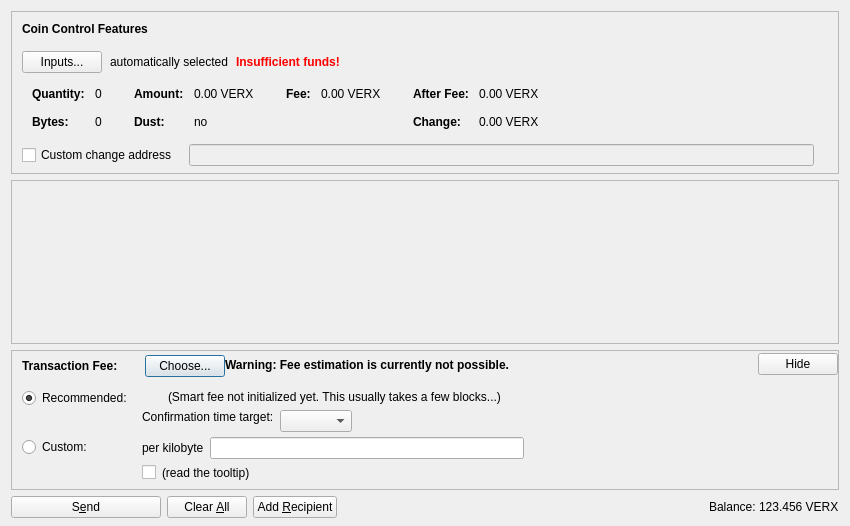
<?xml version="1.0" encoding="UTF-8"?>
<ui version="4.0">
 <class>SendCoinsDialog</class>
 <widget class="QDialog" name="SendCoinsDialog">
  <property name="geometry">
   <rect>
    <x>0</x>
    <y>0</y>
    <width>850</width>
    <height>526</height>
   </rect>
  </property>
  <property name="windowTitle">
   <string>Send Coins</string>
  </property>
  <layout class="QVBoxLayout" name="verticalLayout" stretch="0,1,0,0">
   <property name="bottomMargin">
    <number>8</number>
   </property>
   <item>
    <widget class="QFrame" name="frameCoinControl">
     <property name="sizePolicy">
      <sizepolicy hsizetype="Expanding" vsizetype="Expanding">
       <horstretch>0</horstretch>
       <verstretch>0</verstretch>
      </sizepolicy>
     </property>
     <property name="maximumSize">
      <size>
       <width>16777215</width>
       <height>16777215</height>
      </size>
     </property>
     <property name="frameShape">
      <enum>QFrame::StyledPanel</enum>
     </property>
     <property name="frameShadow">
      <enum>QFrame::Sunken</enum>
     </property>
     <layout class="QVBoxLayout" name="verticalLayoutCoinControl2">
      <property name="spacing">
       <number>0</number>
      </property>
      <property name="leftMargin">
       <number>0</number>
      </property>
      <property name="topMargin">
       <number>0</number>
      </property>
      <property name="rightMargin">
       <number>0</number>
      </property>
      <property name="bottomMargin">
       <number>6</number>
      </property>
      <item>
       <layout class="QVBoxLayout" name="verticalLayoutCoinControl" stretch="0,0,0,0,1">
        <property name="spacing">
         <number>0</number>
        </property>
        <property name="leftMargin">
         <number>10</number>
        </property>
        <property name="topMargin">
         <number>10</number>
        </property>
        <item>
         <layout class="QHBoxLayout" name="horizontalLayoutCoinControl1">
          <property name="bottomMargin">
           <number>15</number>
          </property>
          <item>
           <widget class="QLabel" name="labelCoinControlFeatures">
            <property name="sizePolicy">
             <sizepolicy hsizetype="Preferred" vsizetype="Maximum">
              <horstretch>0</horstretch>
              <verstretch>0</verstretch>
             </sizepolicy>
            </property>
            <property name="font">
             <font>
              <weight>75</weight>
              <bold>true</bold>
             </font>
            </property>
            <property name="styleSheet">
             <string notr="true">font-weight:bold;</string>
            </property>
            <property name="text">
             <string>Coin Control Features</string>
            </property>
           </widget>
          </item>
         </layout>
        </item>
        <item>
         <layout class="QHBoxLayout" name="horizontalLayoutCoinControl2" stretch="0,0,0,0">
          <property name="spacing">
           <number>8</number>
          </property>
          <property name="bottomMargin">
           <number>10</number>
          </property>
          <item>
           <widget class="QPushButton" name="pushButtonCoinControl">
            <property name="styleSheet">
             <string notr="true"/>
            </property>
            <property name="text">
             <string>Inputs...</string>
            </property>
            <property name="autoDefault">
             <bool>false</bool>
            </property>
           </widget>
          </item>
          <item>
           <widget class="QLabel" name="labelCoinControlAutomaticallySelected">
            <property name="text">
             <string>automatically selected</string>
            </property>
            <property name="margin">
             <number>5</number>
            </property>
           </widget>
          </item>
          <item>
           <widget class="QLabel" name="labelCoinControlInsuffFunds">
            <property name="font">
             <font>
              <weight>75</weight>
              <bold>true</bold>
             </font>
            </property>
            <property name="styleSheet">
             <string notr="true">color:red;font-weight:bold;</string>
            </property>
            <property name="text">
             <string>Insufficient funds!</string>
            </property>
            <property name="margin">
             <number>5</number>
            </property>
           </widget>
          </item>
          <item>
           <spacer name="horizontalSpacerCoinControl">
            <property name="orientation">
             <enum>Qt::Horizontal</enum>
            </property>
            <property name="sizeHint" stdset="0">
             <size>
              <width>40</width>
              <height>1</height>
             </size>
            </property>
           </spacer>
          </item>
         </layout>
        </item>
        <item>
         <widget class="QWidget" name="widgetCoinControl" native="true">
          <property name="sizePolicy">
           <sizepolicy hsizetype="Preferred" vsizetype="Preferred">
            <horstretch>0</horstretch>
            <verstretch>0</verstretch>
           </sizepolicy>
          </property>
          <property name="minimumSize">
           <size>
            <width>0</width>
            <height>0</height>
           </size>
          </property>
          <property name="styleSheet">
           <string notr="true"/>
          </property>
          <layout class="QHBoxLayout" name="horizontalLayoutCoinControl5">
           <property name="leftMargin">
            <number>0</number>
           </property>
           <property name="topMargin">
            <number>0</number>
           </property>
           <property name="rightMargin">
            <number>0</number>
           </property>
           <property name="bottomMargin">
            <number>0</number>
           </property>
           <item>
            <layout class="QHBoxLayout" name="horizontalLayoutCoinControl3" stretch="0,0,0,1">
             <property name="spacing">
              <number>20</number>
             </property>
             <property name="topMargin">
              <number>0</number>
             </property>
             <property name="bottomMargin">
              <number>10</number>
             </property>
             <item>
              <layout class="QFormLayout" name="formLayoutCoinControl1">
               <property name="horizontalSpacing">
                <number>10</number>
               </property>
               <property name="verticalSpacing">
                <number>14</number>
               </property>
               <property name="leftMargin">
                <number>10</number>
               </property>
               <property name="topMargin">
                <number>4</number>
               </property>
               <property name="rightMargin">
                <number>6</number>
               </property>
               <item row="0" column="0">
                <widget class="QLabel" name="labelCoinControlQuantityText">
                 <property name="font">
                  <font>
                   <weight>75</weight>
                   <bold>true</bold>
                  </font>
                 </property>
                 <property name="text">
                  <string>Quantity:</string>
                 </property>
                 <property name="margin">
                  <number>0</number>
                 </property>
                </widget>
               </item>
               <item row="0" column="1">
                <widget class="QLabel" name="labelCoinControlQuantity">
                 <property name="cursor">
                  <cursorShape>IBeamCursor</cursorShape>
                 </property>
                 <property name="contextMenuPolicy">
                  <enum>Qt::ActionsContextMenu</enum>
                 </property>
                 <property name="text">
                  <string notr="true">0</string>
                 </property>
                 <property name="margin">
                  <number>0</number>
                 </property>
                 <property name="textInteractionFlags">
                  <set>Qt::LinksAccessibleByMouse|Qt::TextSelectableByKeyboard|Qt::TextSelectableByMouse</set>
                 </property>
                </widget>
               </item>
               <item row="1" column="0">
                <widget class="QLabel" name="labelCoinControlBytesText">
                 <property name="font">
                  <font>
                   <weight>75</weight>
                   <bold>true</bold>
                  </font>
                 </property>
                 <property name="text">
                  <string>Bytes:</string>
                 </property>
                </widget>
               </item>
               <item row="1" column="1">
                <widget class="QLabel" name="labelCoinControlBytes">
                 <property name="cursor">
                  <cursorShape>IBeamCursor</cursorShape>
                 </property>
                 <property name="contextMenuPolicy">
                  <enum>Qt::ActionsContextMenu</enum>
                 </property>
                 <property name="text">
                  <string notr="true">0</string>
                 </property>
                 <property name="textInteractionFlags">
                  <set>Qt::LinksAccessibleByMouse|Qt::TextSelectableByKeyboard|Qt::TextSelectableByMouse</set>
                 </property>
                </widget>
               </item>
              </layout>
             </item>
             <item>
              <layout class="QFormLayout" name="formLayoutCoinControl2">
               <property name="horizontalSpacing">
                <number>10</number>
               </property>
               <property name="verticalSpacing">
                <number>14</number>
               </property>
               <property name="leftMargin">
                <number>6</number>
               </property>
               <property name="topMargin">
                <number>4</number>
               </property>
               <property name="rightMargin">
                <number>6</number>
               </property>
               <item row="0" column="0">
                <widget class="QLabel" name="labelCoinControlAmountText">
                 <property name="font">
                  <font>
                   <weight>75</weight>
                   <bold>true</bold>
                  </font>
                 </property>
                 <property name="text">
                  <string>Amount:</string>
                 </property>
                 <property name="margin">
                  <number>0</number>
                 </property>
                </widget>
               </item>
               <item row="0" column="1">
                <widget class="QLabel" name="labelCoinControlAmount">
                 <property name="cursor">
                  <cursorShape>IBeamCursor</cursorShape>
                 </property>
                 <property name="contextMenuPolicy">
                  <enum>Qt::ActionsContextMenu</enum>
                 </property>
                 <property name="text">
                  <string notr="true">0.00 VERX</string>
                 </property>
                 <property name="textInteractionFlags">
                  <set>Qt::LinksAccessibleByMouse|Qt::TextSelectableByKeyboard|Qt::TextSelectableByMouse</set>
                 </property>
                </widget>
               </item>
               <item row="1" column="0">
                <widget class="QLabel" name="labelCoinControlLowOutputText">
                 <property name="font">
                  <font>
                   <weight>75</weight>
                   <bold>true</bold>
                  </font>
                 </property>
                 <property name="text">
                  <string>Dust:</string>
                 </property>
                </widget>
               </item>
               <item row="1" column="1">
                <widget class="QLabel" name="labelCoinControlLowOutput">
                 <property name="cursor">
                  <cursorShape>IBeamCursor</cursorShape>
                 </property>
                 <property name="contextMenuPolicy">
                  <enum>Qt::ActionsContextMenu</enum>
                 </property>
                 <property name="text">
                  <string notr="true">no</string>
                 </property>
                 <property name="textInteractionFlags">
                  <set>Qt::LinksAccessibleByMouse|Qt::TextSelectableByKeyboard|Qt::TextSelectableByMouse</set>
                 </property>
                </widget>
               </item>
              </layout>
             </item>
             <item>
              <layout class="QFormLayout" name="formLayoutCoinControl3">
               <property name="horizontalSpacing">
                <number>10</number>
               </property>
               <property name="verticalSpacing">
                <number>14</number>
               </property>
               <property name="leftMargin">
                <number>6</number>
               </property>
               <property name="topMargin">
                <number>4</number>
               </property>
               <property name="rightMargin">
                <number>6</number>
               </property>
               <item row="0" column="0">
                <widget class="QLabel" name="labelCoinControlFeeText">
                 <property name="font">
                  <font>
                   <weight>75</weight>
                   <bold>true</bold>
                  </font>
                 </property>
                 <property name="text">
                  <string>Fee:</string>
                 </property>
                 <property name="margin">
                  <number>0</number>
                 </property>
                </widget>
               </item>
               <item row="0" column="1">
                <widget class="QLabel" name="labelCoinControlFee">
                 <property name="cursor">
                  <cursorShape>IBeamCursor</cursorShape>
                 </property>
                 <property name="contextMenuPolicy">
                  <enum>Qt::ActionsContextMenu</enum>
                 </property>
                 <property name="text">
                  <string notr="true">0.00 VERX</string>
                 </property>
                 <property name="textInteractionFlags">
                  <set>Qt::LinksAccessibleByMouse|Qt::TextSelectableByKeyboard|Qt::TextSelectableByMouse</set>
                 </property>
                </widget>
               </item>
              </layout>
             </item>
             <item>
              <layout class="QFormLayout" name="formLayoutCoinControl4">
               <property name="horizontalSpacing">
                <number>10</number>
               </property>
               <property name="verticalSpacing">
                <number>14</number>
               </property>
               <property name="leftMargin">
                <number>6</number>
               </property>
               <property name="topMargin">
                <number>4</number>
               </property>
               <property name="rightMargin">
                <number>6</number>
               </property>
               <item row="0" column="0">
                <widget class="QLabel" name="labelCoinControlAfterFeeText">
                 <property name="font">
                  <font>
                   <weight>75</weight>
                   <bold>true</bold>
                  </font>
                 </property>
                 <property name="text">
                  <string>After Fee:</string>
                 </property>
                 <property name="margin">
                  <number>0</number>
                 </property>
                </widget>
               </item>
               <item row="0" column="1">
                <widget class="QLabel" name="labelCoinControlAfterFee">
                 <property name="cursor">
                  <cursorShape>IBeamCursor</cursorShape>
                 </property>
                 <property name="contextMenuPolicy">
                  <enum>Qt::ActionsContextMenu</enum>
                 </property>
                 <property name="text">
                  <string notr="true">0.00 VERX</string>
                 </property>
                 <property name="textInteractionFlags">
                  <set>Qt::LinksAccessibleByMouse|Qt::TextSelectableByKeyboard|Qt::TextSelectableByMouse</set>
                 </property>
                </widget>
               </item>
               <item row="1" column="0">
                <widget class="QLabel" name="labelCoinControlChangeText">
                 <property name="font">
                  <font>
                   <weight>75</weight>
                   <bold>true</bold>
                  </font>
                 </property>
                 <property name="text">
                  <string>Change:</string>
                 </property>
                </widget>
               </item>
               <item row="1" column="1">
                <widget class="QLabel" name="labelCoinControlChange">
                 <property name="cursor">
                  <cursorShape>IBeamCursor</cursorShape>
                 </property>
                 <property name="contextMenuPolicy">
                  <enum>Qt::ActionsContextMenu</enum>
                 </property>
                 <property name="text">
                  <string notr="true">0.00 VERX</string>
                 </property>
                 <property name="textInteractionFlags">
                  <set>Qt::LinksAccessibleByMouse|Qt::TextSelectableByKeyboard|Qt::TextSelectableByMouse</set>
                 </property>
                </widget>
               </item>
              </layout>
             </item>
            </layout>
           </item>
          </layout>
         </widget>
        </item>
        <item>
         <layout class="QHBoxLayout" name="horizontalLayoutCoinControl4" stretch="0,0,0">
          <property name="spacing">
           <number>12</number>
          </property>
          <property name="sizeConstraint">
           <enum>QLayout::SetDefaultConstraint</enum>
          </property>
          <property name="topMargin">
           <number>5</number>
          </property>
          <property name="rightMargin">
           <number>5</number>
          </property>
          <item>
           <widget class="QCheckBox" name="checkBoxCoinControlChange">
            <property name="toolTip">
             <string>If this is activated, but the change address is empty or invalid, change will be sent to a newly generated address.</string>
            </property>
            <property name="text">
             <string>Custom change address</string>
            </property>
           </widget>
          </item>
          <item>
           <widget class="QValidatedLineEdit" name="lineEditCoinControlChange">
            <property name="enabled">
             <bool>false</bool>
            </property>
            <property name="sizePolicy">
             <sizepolicy hsizetype="Expanding" vsizetype="Fixed">
              <horstretch>0</horstretch>
              <verstretch>0</verstretch>
             </sizepolicy>
            </property>
           </widget>
          </item>
          <item>
           <widget class="QLabel" name="labelCoinControlChangeLabel">
            <property name="sizePolicy">
             <sizepolicy hsizetype="Preferred" vsizetype="Expanding">
              <horstretch>0</horstretch>
              <verstretch>0</verstretch>
             </sizepolicy>
            </property>
            <property name="minimumSize">
             <size>
              <width>0</width>
              <height>0</height>
             </size>
            </property>
            <property name="text">
             <string/>
            </property>
            <property name="margin">
             <number>3</number>
            </property>
           </widget>
          </item>
         </layout>
        </item>
        <item>
         <spacer name="verticalSpacerCoinControl">
          <property name="orientation">
           <enum>Qt::Vertical</enum>
          </property>
          <property name="sizeHint" stdset="0">
           <size>
            <width>800</width>
            <height>1</height>
           </size>
          </property>
         </spacer>
        </item>
       </layout>
      </item>
     </layout>
    </widget>
   </item>
   <item>
    <widget class="QScrollArea" name="scrollArea">
     <property name="widgetResizable">
      <bool>true</bool>
     </property>
     <widget class="QWidget" name="scrollAreaWidgetContents">
      <property name="geometry">
       <rect>
        <x>0</x>
        <y>0</y>
        <width>830</width>
        <height>104</height>
       </rect>
      </property>
      <layout class="QVBoxLayout" name="verticalLayout_2" stretch="0,1">
       <property name="leftMargin">
        <number>0</number>
       </property>
       <property name="topMargin">
        <number>0</number>
       </property>
       <property name="rightMargin">
        <number>0</number>
       </property>
       <property name="bottomMargin">
        <number>0</number>
       </property>
       <item>
        <layout class="QVBoxLayout" name="entries">
         <property name="spacing">
          <number>6</number>
         </property>
        </layout>
       </item>
       <item>
        <spacer name="verticalSpacer">
         <property name="orientation">
          <enum>Qt::Vertical</enum>
         </property>
         <property name="sizeHint" stdset="0">
          <size>
           <width>20</width>
           <height>40</height>
          </size>
         </property>
        </spacer>
       </item>
      </layout>
     </widget>
    </widget>
   </item>
   <item>
    <widget class="QFrame" name="frameFee">
     <property name="sizePolicy">
      <sizepolicy hsizetype="Expanding" vsizetype="Expanding">
       <horstretch>0</horstretch>
       <verstretch>0</verstretch>
      </sizepolicy>
     </property>
     <property name="maximumSize">
      <size>
       <width>16777215</width>
       <height>16777215</height>
      </size>
     </property>
     <property name="frameShape">
      <enum>QFrame::StyledPanel</enum>
     </property>
     <property name="frameShadow">
      <enum>QFrame::Sunken</enum>
     </property>
     <layout class="QVBoxLayout" name="verticalLayoutFee1">
      <property name="spacing">
       <number>0</number>
      </property>
      <property name="leftMargin">
       <number>0</number>
      </property>
      <property name="topMargin">
       <number>0</number>
      </property>
      <property name="rightMargin">
       <number>0</number>
      </property>
      <property name="bottomMargin">
       <number>0</number>
      </property>
      <item>
       <layout class="QVBoxLayout" name="verticalLayoutFee2" stretch="0,0,0">
        <property name="spacing">
         <number>0</number>
        </property>
        <property name="leftMargin">
         <number>10</number>
        </property>
        <property name="topMargin">
         <number>0</number>
        </property>
        <item>
         <layout class="QHBoxLayout" name="horizontalLayoutFee1">
          <property name="bottomMargin">
           <number>0</number>
          </property>
          <item>
           <layout class="QVBoxLayout" name="verticalLayoutFee7">
            <property name="spacing">
             <number>0</number>
            </property>
            <item>
             <spacer name="verticalSpacerSmartFee">
              <property name="orientation">
               <enum>Qt::Vertical</enum>
              </property>
              <property name="sizeType">
               <enum>QSizePolicy::Fixed</enum>
              </property>
              <property name="sizeHint" stdset="0">
               <size>
                <width>1</width>
                <height>4</height>
               </size>
              </property>
             </spacer>
            </item>
            <item>
             <layout class="QHBoxLayout" name="horizontalLayoutSmartFee">
              <property name="spacing">
               <number>10</number>
              </property>
              <item>
               <widget class="QLabel" name="labelFeeHeadline">
                <property name="sizePolicy">
                 <sizepolicy hsizetype="Preferred" vsizetype="Maximum">
                  <horstretch>0</horstretch>
                  <verstretch>0</verstretch>
                 </sizepolicy>
                </property>
                <property name="font">
                 <font>
                  <weight>75</weight>
                  <bold>true</bold>
                 </font>
                </property>
                <property name="styleSheet">
                 <string notr="true">font-weight:bold;</string>
                </property>
                <property name="text">
                 <string>Transaction Fee:</string>
                </property>
               </widget>
              </item>
              <item>
               <widget class="QLabel" name="labelFeeMinimized">
                <property name="text">
                 <string/>
                </property>
               </widget>
              </item>
              <item>
               <widget class="QPushButton" name="buttonChooseFee">
                <property name="text">
                 <string>Choose...</string>
                </property>
               </widget>
              </item>
             </layout>
            </item>
            <item>
             <spacer name="verticalSpacer_5">
              <property name="orientation">
               <enum>Qt::Vertical</enum>
              </property>
              <property name="sizeHint" stdset="0">
               <size>
                <width>1</width>
                <height>1</height>
               </size>
              </property>
             </spacer>
            </item>
           </layout>
          </item>
          <item>
           <widget class="QLabel" name="fallbackFeeWarningLabel">
            <property name="toolTip">
             <string>Using the fallbackfee can result in sending a transaction that will take several hours or days (or never) to confirm. Consider choosing your fee manually or wait until you have validated the complete chain.</string>
            </property>
            <property name="font">
            <font>
                <weight>75</weight>
                <bold>true</bold>
            </font>
            </property>
            <property name="text">
             <string>Warning: Fee estimation is currently not possible.</string>
            </property>
            <property name="wordWrap">
             <bool>false</bool>
            </property>
           </widget>
          </item>
          <item>
           <spacer name="horizontalSpacer_4">
            <property name="orientation">
             <enum>Qt::Horizontal</enum>
            </property>
            <property name="sizeType">
             <enum>QSizePolicy::MinimumExpanding</enum>
            </property>
            <property name="sizeHint" stdset="0">
             <size>
              <width>40</width>
              <height>20</height>
             </size>
            </property>
           </spacer>
          </item>
          <item>
           <widget class="QPushButton" name="buttonMinimizeFee">
            <property name="toolTip">
             <string>collapse fee-settings</string>
            </property>
            <property name="text">
             <string>Hide</string>
            </property>
           </widget>
          </item>
         </layout>
        </item>
        <item>
         <widget class="QFrame" name="frameFeeSelection">
          <layout class="QVBoxLayout" name="verticalLayoutFee12">
           <property name="spacing">
            <number>0</number>
           </property>
           <property name="leftMargin">
            <number>0</number>
           </property>
           <property name="topMargin">
            <number>0</number>
           </property>
           <property name="rightMargin">
            <number>0</number>
           </property>
           <property name="bottomMargin">
            <number>0</number>
           </property>
           <item>
            <layout class="QGridLayout" name="gridLayoutFee">
             <property name="topMargin">
              <number>10</number>
             </property>
             <property name="bottomMargin">
              <number>4</number>
             </property>
             <property name="horizontalSpacing">
              <number>10</number>
             </property>
             <property name="verticalSpacing">
              <number>4</number>
             </property>
             <item row="1" column="1">
              <layout class="QVBoxLayout" name="verticalLayoutFee8">
               <property name="spacing">
                <number>6</number>
               </property>
               <item>
                <layout class="QHBoxLayout" name="horizontalLayoutFee13">
                 <item>
                  <widget class="QLabel" name="labelCustomPerKilobyte">
                   <property name="toolTip">
                    <string>If the custom fee is set to 1000 satoshis and the transaction is only 250 bytes, then &quot;per kilobyte&quot; only pays 250 satoshis in fee, while &quot;total at least&quot; pays 1000 satoshis. For transactions bigger than a kilobyte both pay by kilobyte.</string>
                   </property>
                   <property name="text">
                    <string>per kilobyte</string>
                   </property>
                  </widget>
                 </item>
                 <item>
                  <widget class="BitcoinAmountField" name="customFee"/>
                 </item>
                 <item>
                  <spacer name="horizontalSpacer_6">
                   <property name="orientation">
                    <enum>Qt::Horizontal</enum>
                   </property>
                   <property name="sizeHint" stdset="0">
                    <size>
                     <width>1</width>
                     <height>1</height>
                    </size>
                   </property>
                  </spacer>
                 </item>
                </layout>
               </item>
               <item>
                <layout class="QHBoxLayout" name="horizontalLayoutFee8">
                 <item>
                  <widget class="QCheckBox" name="checkBoxMinimumFee">
                   <property name="toolTip">
                    <string>Paying only the minimum fee is just fine as long as there is less transaction volume than space in the blocks. But be aware that this can end up in a never confirming transaction once there is more demand for litecoin transactions than the network can process.</string>
                   </property>
                   <property name="text">
                    <string/>
                   </property>
                  </widget>
                 </item>
                 <item>
                  <widget class="QLabel" name="labelMinFeeWarning">
                   <property name="enabled">
                    <bool>true</bool>
                   </property>
                   <property name="toolTip">
                    <string>Paying only the minimum fee is just fine as long as there is less transaction volume than space in the blocks. But be aware that this can end up in a never confirming transaction once there is more demand for litecoin transactions than the network can process.</string>
                   </property>
                   <property name="text">
                    <string>(read the tooltip)</string>
                   </property>
                   <property name="margin">
                    <number>5</number>
                   </property>
                  </widget>
                 </item>
                 <item>
                  <spacer name="horizontalSpacer_2">
                   <property name="orientation">
                    <enum>Qt::Horizontal</enum>
                   </property>
                   <property name="sizeHint" stdset="0">
                    <size>
                     <width>1</width>
                     <height>1</height>
                    </size>
                   </property>
                  </spacer>
                 </item>
                </layout>
               </item>
              </layout>
             </item>
             <item row="0" column="0">
              <layout class="QVBoxLayout" name="verticalLayoutFee4" stretch="0,1">
               <item>
                <widget class="QRadioButton" name="radioSmartFee">
                 <property name="text">
                  <string>Recommended:</string>
                 </property>
                 <property name="checked">
                  <bool>true</bool>
                 </property>
                 <attribute name="buttonGroup">
                  <string notr="true">groupFee</string>
                 </attribute>
                </widget>
               </item>
               <item>
                <spacer name="verticalSpacer_2">
                 <property name="orientation">
                  <enum>Qt::Vertical</enum>
                 </property>
                 <property name="sizeHint" stdset="0">
                  <size>
                   <width>1</width>
                   <height>1</height>
                  </size>
                 </property>
                </spacer>
               </item>
              </layout>
             </item>
             <item row="1" column="0">
              <layout class="QVBoxLayout" name="verticalLayoutFee9" stretch="0,1">
               <item>
                <widget class="QRadioButton" name="radioCustomFee">
                 <property name="text">
                  <string>Custom:</string>
                 </property>
                 <attribute name="buttonGroup">
                  <string notr="true">groupFee</string>
                 </attribute>
                </widget>
               </item>
               <item>
                <spacer name="verticalSpacer_6">
                 <property name="orientation">
                  <enum>Qt::Vertical</enum>
                 </property>
                 <property name="sizeHint" stdset="0">
                  <size>
                   <width>1</width>
                   <height>1</height>
                  </size>
                 </property>
                </spacer>
               </item>
              </layout>
             </item>
             <item row="0" column="1">
              <layout class="QVBoxLayout" name="verticalLayoutFee3" stretch="0,0,1">
               <property name="spacing">
                <number>6</number>
               </property>
               <property name="topMargin">
                <number>2</number>
               </property>
               <item>
                <layout class="QHBoxLayout" name="horizontalLayoutFee12">
                 <item>
                  <widget class="QLabel" name="labelSmartFee">
                   <property name="text">
                    <string/>
                   </property>
                   <property name="margin">
                    <number>2</number>
                   </property>
                  </widget>
                 </item>
                 <item>
                  <widget class="QLabel" name="labelFeeEstimation">
                   <property name="text">
                    <string/>
                   </property>
                  </widget>
                 </item>
                 <item>
                  <widget class="QLabel" name="labelSmartFee2">
                   <property name="text">
                    <string>(Smart fee not initialized yet. This usually takes a few blocks...)</string>
                   </property>
                   <property name="margin">
                    <number>2</number>
                   </property>
                  </widget>
                 </item>
                 <item>
                  <spacer name="horizontalSpacer_5">
                   <property name="orientation">
                    <enum>Qt::Horizontal</enum>
                   </property>
                   <property name="sizeHint" stdset="0">
                    <size>
                     <width>1</width>
                     <height>1</height>
                    </size>
                   </property>
                  </spacer>
                 </item>
                </layout>
               </item>
               <item>
                <layout class="QHBoxLayout" name="horizontalLayoutFee9">
                 <item>
                  <layout class="QVBoxLayout" name="verticalLayoutFee6">
                   <item>
                    <widget class="QLabel" name="labelSmartFee3">
                     <property name="text">
                      <string>Confirmation time target:</string>
                     </property>
                     <property name="margin">
                      <number>2</number>
                     </property>
                    </widget>
                   </item>
                   <item>
                    <spacer name="verticalSpacer_3">
                     <property name="orientation">
                      <enum>Qt::Vertical</enum>
                     </property>
                     <property name="sizeHint" stdset="0">
                      <size>
                       <width>1</width>
                       <height>1</height>
                      </size>
                     </property>
                    </spacer>
                   </item>
                  </layout>
                 </item>
                 <item>
                  <layout class="QVBoxLayout" name="verticalLayoutFee5">
                   <property name="rightMargin">
                    <number>30</number>
                   </property>
                   <item>
                    <layout class="QHBoxLayout" name="horizontalLayoutConfTarget">
                     <property name="bottomMargin">
                      <number>0</number>
                     </property>
                     <item>
                      <widget class="QComboBox" name="confTargetSelector"/>
                     </item>
                     <item>
                      <spacer name="horizontalSpacerConfTarget">
                       <property name="orientation">
                        <enum>Qt::Horizontal</enum>
                       </property>
                       <property name="sizeHint" stdset="0">
                        <size>
                         <width>40</width>
                         <height>20</height>
                        </size>
                       </property>
                      </spacer>
                     </item>
                    </layout>
                   </item>
                  </layout>
                 </item>
                </layout>
               </item>
               <item>
                <spacer name="verticalSpacer_4">
                 <property name="orientation">
                  <enum>Qt::Vertical</enum>
                 </property>
                 <property name="sizeHint" stdset="0">
                  <size>
                   <width>1</width>
                   <height>1</height>
                  </size>
                 </property>
                </spacer>
               </item>
              </layout>
             </item>
            </layout>
           </item>
          </layout>
         </widget>
        </item>
        <item>
         <spacer name="verticalSpacerFee">
          <property name="orientation">
           <enum>Qt::Vertical</enum>
          </property>
          <property name="sizeHint" stdset="0">
           <size>
            <width>40</width>
            <height>5</height>
           </size>
          </property>
         </spacer>
        </item>
       </layout>
      </item>
     </layout>
    </widget>
   </item>
   <item>
    <layout class="QHBoxLayout" name="horizontalLayout">
     <item>
      <widget class="QPushButton" name="sendButton">
       <property name="minimumSize">
        <size>
         <width>150</width>
         <height>0</height>
        </size>
       </property>
       <property name="toolTip">
        <string>Confirm the send action</string>
       </property>
       <property name="text">
        <string>S&amp;end</string>
       </property>
       <property name="icon">
        <iconset resource="../bitcoin.qrc">
         <normaloff>:/icons/send</normaloff>:/icons/send</iconset>
       </property>
       <property name="autoDefault">
        <bool>false</bool>
       </property>
       <property name="default">
        <bool>false</bool>
       </property>
      </widget>
     </item>
     <item>
      <widget class="QPushButton" name="clearButton">
       <property name="sizePolicy">
        <sizepolicy hsizetype="Minimum" vsizetype="Fixed">
         <horstretch>0</horstretch>
         <verstretch>0</verstretch>
        </sizepolicy>
       </property>
       <property name="toolTip">
        <string>Clear all fields of the form.</string>
       </property>
       <property name="text">
        <string>Clear &amp;All</string>
       </property>
       <property name="icon">
        <iconset resource="../bitcoin.qrc">
         <normaloff>:/icons/remove</normaloff>:/icons/remove</iconset>
       </property>
       <property name="autoDefault">
        <bool>false</bool>
       </property>
      </widget>
     </item>
     <item>
      <widget class="QPushButton" name="addButton">
       <property name="toolTip">
        <string>Send to multiple recipients at once</string>
       </property>
       <property name="text">
        <string>Add &amp;Recipient</string>
       </property>
       <property name="icon">
        <iconset resource="../bitcoin.qrc">
         <normaloff>:/icons/add</normaloff>:/icons/add</iconset>
       </property>
       <property name="autoDefault">
        <bool>false</bool>
       </property>
      </widget>
     </item>
     <item>
      <spacer name="horizontalSpacer">
       <property name="orientation">
        <enum>Qt::Horizontal</enum>
       </property>
       <property name="sizeHint" stdset="0">
        <size>
         <width>40</width>
         <height>20</height>
        </size>
       </property>
      </spacer>
     </item>
     <item>
      <layout class="QHBoxLayout" name="horizontalLayout_2">
       <property name="spacing">
        <number>3</number>
       </property>
       <item>
        <widget class="QLabel" name="label">
         <property name="sizePolicy">
          <sizepolicy hsizetype="Preferred" vsizetype="Fixed">
           <horstretch>0</horstretch>
           <verstretch>0</verstretch>
          </sizepolicy>
         </property>
         <property name="text">
          <string>Balance:</string>
         </property>
        </widget>
       </item>
       <item>
        <widget class="QLabel" name="labelBalance">
         <property name="sizePolicy">
          <sizepolicy hsizetype="Preferred" vsizetype="Fixed">
           <horstretch>0</horstretch>
           <verstretch>0</verstretch>
          </sizepolicy>
         </property>
         <property name="cursor">
          <cursorShape>IBeamCursor</cursorShape>
         </property>
         <property name="text">
          <string notr="true">123.456 VERX</string>
         </property>
         <property name="textInteractionFlags">
          <set>Qt::LinksAccessibleByMouse|Qt::TextSelectableByKeyboard|Qt::TextSelectableByMouse</set>
         </property>
        </widget>
       </item>
      </layout>
     </item>
    </layout>
   </item>
  </layout>
 </widget>
 <customwidgets>
  <customwidget>
   <class>QValidatedLineEdit</class>
   <extends>QLineEdit</extends>
   <header>qvalidatedlineedit.h</header>
  </customwidget>
  <customwidget>
   <class>BitcoinAmountField</class>
   <extends>QLineEdit</extends>
   <header>bitcoinamountfield.h</header>
   <container>1</container>
  </customwidget>
 </customwidgets>
 <resources>
  <include location="../bitcoin.qrc"/>
 </resources>
 <connections/>
 <buttongroups>
  <buttongroup name="groupFee"/>
 </buttongroups>
</ui>
